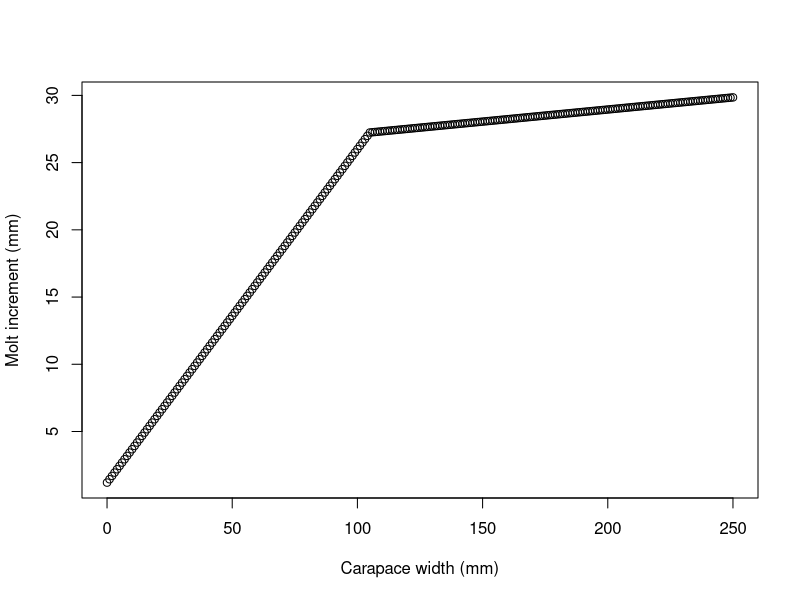
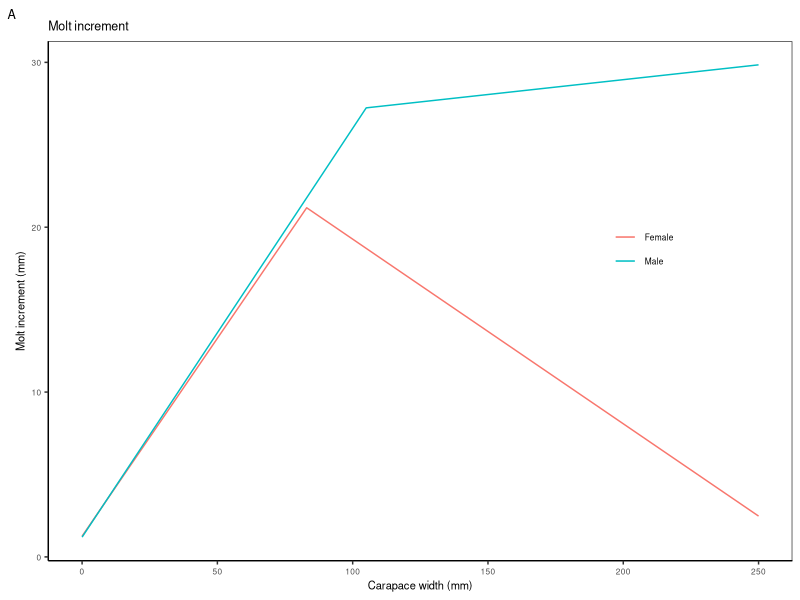
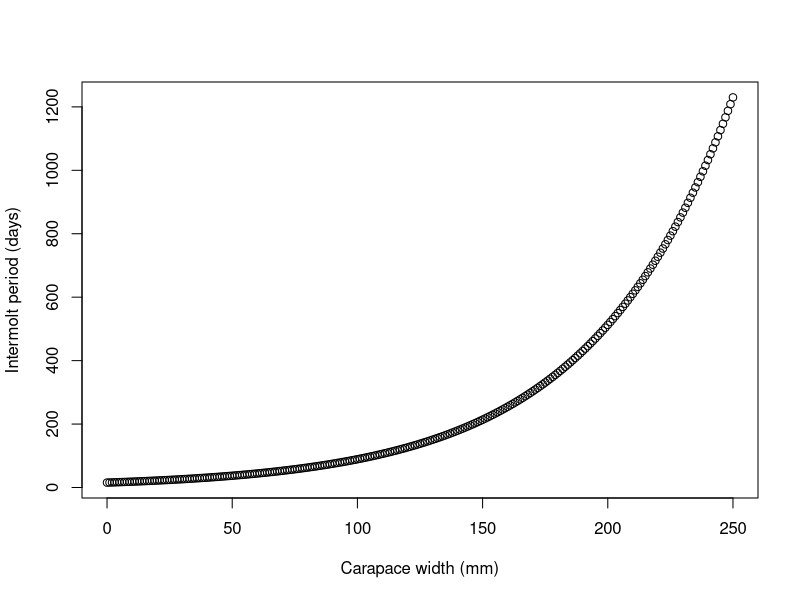
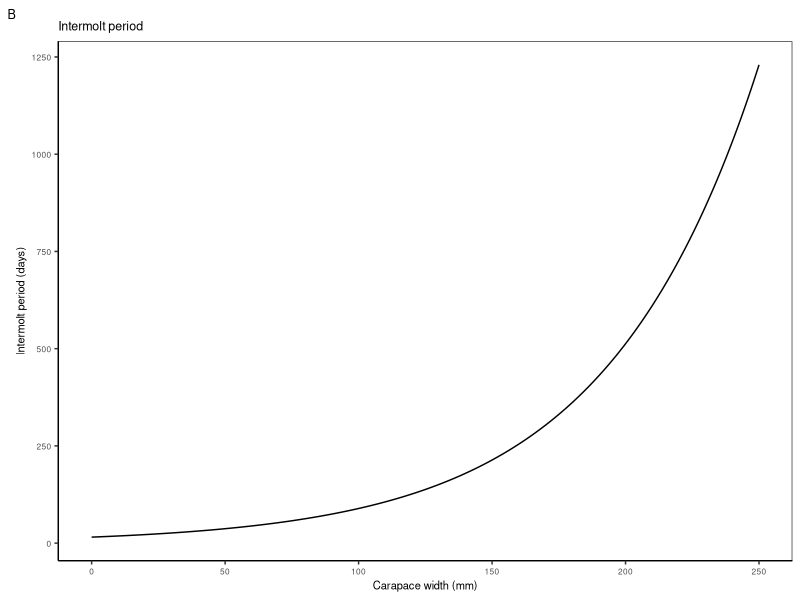
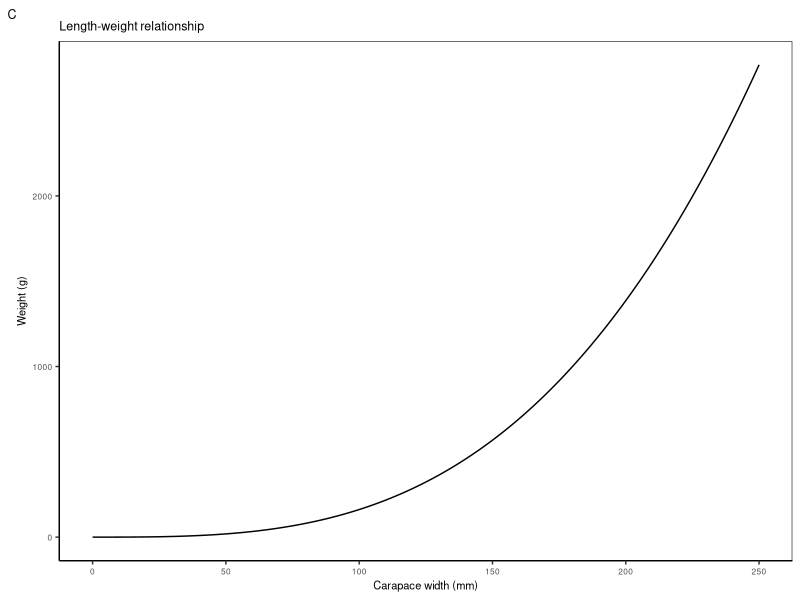

Write the R code that produced these figures, in order. (Note: this script raises an error after producing the figures.)

# Derives length- and weight-at-age relationships for Dungeness crab
################################################################################

# Length-at-age
#####################################
# Wainwright, T. C., & Armstrong, D. A. (1993). Growth patterns in the Dungeness crab (Cancer magister Dana): 
# synthesis of data and comparison of models. Journal of Crustacean Biology, 13(1), 36-50.

# Average size at age projections based on:
# 1) Bent-line model for MI (molt increment) - Somerton (1980)
# 2) Degree-day model for IP (intermolt period) 

# 1) Bent-line model for MI (molt increment)
# MI (mm) = a + b * CW - c * CW' 
# CW = carapace width (mm), CW'  = max(0, CW - CW*), CW* is inflection point

# Male (Butler 1961, "study d"): a=1.20, b=0.248, c=0.230, X*=105
# Female (Butler 1961, "study d"): a=1.26, b=0.240, c=0.352, X*=83
# Average (Wainwright & Armstrong 1993 judgement): a=1.3, b=0.23, c=0.22, and X*=105

# 2) Degree-day model for IP (intermolt period) - Curry and Feldman (1987)
# log(IP * T') = a + b*CW so...
# IP (days) = exp(a + b*CW) / T'
#      {0,          T < Tmin
# T' = {T-Tmin,     Tmin < T < Tmax
#      {Tmax-Tmin,  Tmax < T
# Average (Wainwright & Armstrong 1993 judgement): Tmin=1.13, Tmax=13.44, a=5.25, b=0.0175


# Setup
################################################################################

# Clear workspace
rm(list = ls())

# Packages
library(tidyverse)

# Directories
datadir <- "data/life_history/data"
plotdir <- "data/life_history/figures"

# Setup theme
my_theme <- theme(axis.text=element_text(size=6),
                  axis.title=element_text(size=8),
                  plot.title=element_text(size=9),
                  plot.tag=element_text(size=9),
                  legend.text=element_text(size=6),
                  legend.title=element_blank(),
                  panel.grid.major = element_blank(), 
                  panel.grid.minor = element_blank(),
                  panel.background = element_blank(), 
                  axis.line = element_line(colour = "black"))


# Derive molt increments and intermolt periods
################################################################################

# Calculate molt increment
# a=1.3; b=0.23; c=0.22; xstar=105; width_mm=0
calc_molt_increment <- function(a=1.3, b=0.23, c=0.22, xstar=105, width_mm){
  width_mm_hat <- max(0, width_mm - xstar)
  molt_inc_mm <- a + b*width_mm - c*width_mm_hat
  return(molt_inc_mm)
}

# Check and plot
# Male (Butler 1961, "study d"): a=1.20, b=0.248, c=0.230, X*=105
# Female (Butler 1961, "study d"): a=1.26, b=0.240, c=0.352, X*=83
# Average (Wainwright & Armstrong 1993 judgement): a=1.3, b=0.23, c=0.22, and X*=105
cw <- seq(0, 250, 1)
mi_m <- sapply(cw, function(x) calc_molt_increment(a=1.20, b=0.248, c=0.230, xstar=105, width_mm=x))
mi_f <- sapply(cw, function(x) calc_molt_increment(a=1.26, b=0.240, c=0.352, xstar=83, width_mm=x))
mi_avg <- sapply(cw, function(x) calc_molt_increment(a=1.3, b=0.23, c=0.22, xstar=105, width_mm=x))
plot(mi_m ~ cw, xlab="Carapace width (mm)", ylab="Molt increment (mm)")

# Build merged data
mi_data <- tibble(cw_mm=cw, Male=mi_m, Female=mi_f) %>% 
  gather(key="sex", value="mi_mm", 2:3) 

# Plot merged data
g1 <- ggplot(mi_data, aes(x=cw_mm, y=mi_mm, color=sex)) +
  geom_line() +
  labs(x="Carapace width (mm)", y="Molt increment (mm)", title="Molt increment", tag="A") +
  scale_color_discrete(name="Sex") +
  theme_bw() + my_theme + theme(legend.position=c(0.8,0.6),
                                legend.background = element_rect(fill=alpha('blue', 0)))
g1

# Calculate molt intermolt period
# tmin_c=1.13; tmax_c=13.44; a=5.25; b=0.0175; width_mm=80; temp_c=15
calc_im_period <- function(tmin_c=1.13, tmax_c=13.44, a=5.25, b=0.0175, width_mm, temp_c){
  t_prime <- ifelse(temp_c < tmin_c, 0, 
                    ifelse(temp_c >= tmin_c & temp_c <= tmax_c, temp_c-tmin_c, tmax_c - tmin_c))
  ip_days <- exp(a+b*width_mm)/t_prime
  return(ip_days)
}

# Check and plot
ip_15c <- sapply(cw, function(x) calc_im_period(width_mm=x, temp_c=15))
plot(ip_15c ~ cw, xlab="Carapace width (mm)", ylab="Intermolt period (days)")

# Build merged data
ip_data <- tibble(cw_mm=cw, ip_days=ip_15c)

# Plot merged data
g2 <- ggplot(ip_data, aes(x=cw_mm, y=ip_days)) +
  geom_line() +
  labs(x="Carapace width (mm)", y="Intermolt period (days)", title="Intermolt period", tag="B") +
  theme_bw() + my_theme
g2


# Length-weight regression
################################################################################

# Parameters (Zhang et al. 2004)
a <- 0.000102
b <- 3.10
wt_g <- a*cw^b

# Build merged data
lw_data <- tibble(cw_mm=cw, weight_g=wt_g)

# Plot merged data
g3 <- ggplot(lw_data, aes(x=cw_mm, y=wt_g)) +
  geom_line() +
  labs(x="Carapace width (mm)", y="Weight (g)", title="Length-weight relationship", tag="C") +
  theme_bw() + my_theme
g3



# Simulate growth
################################################################################

# Number of molts to simulate
nmolts <- 20

# Set initial size as post larval size
# From OPC doc: "Larval Dungeness Crab settle on the substrate 
# after 4 months and having reached an approximate size of 5 mm (Rasmuson 2013)."
cw_mm_init <- 5
cw_mm_vec_m <- cw_mm_vec_f <- seq(0, 5, length.out=4*30)

# Loop through molts
for(i in 1:nmolts){
  
  # Male crabs
  cw_mm_now_m <- cw_mm_vec_m[length(cw_mm_vec_m)]
  inc_mm_m <- calc_molt_increment(a=1.20, b=0.248, c=0.230, xstar=105, width_mm=cw_mm_now_m)
  cw_mm_new_m <- cw_mm_now_m + inc_mm_m
  ip_days_m <- calc_im_period(width_mm=cw_mm_new_m, temp_c = 12) %>% round()
  cw_mm_new_period_m <- rep(cw_mm_new_m, ip_days_m)
  cw_mm_vec_m <- c(cw_mm_vec_m, cw_mm_new_period_m)
  
  # Female crabs
  cw_mm_now_f <- cw_mm_vec_f[length(cw_mm_vec_f)]
  inc_mm_f <- calc_molt_increment(a=1.26, b=0.240, c=0.352, xstar=83, width_mm=cw_mm_now_f)
  cw_mm_new_f <- cw_mm_now_f + inc_mm_f
  ip_days_f <- calc_im_period(width_mm=cw_mm_new_f, temp_c = 12) %>% round()
  cw_mm_new_period_f <- rep(cw_mm_new_f, ip_days_f)
  cw_mm_vec_f <- c(cw_mm_vec_f, cw_mm_new_period_f)
  
}


# Merge data
vonb_df <- rbind(tibble(sex="Male", cw_mm=cw_mm_vec_m),
                 tibble(sex="Female", cw_mm=cw_mm_vec_f)) %>% 
  group_by(sex) %>% 
  mutate(day=1:n(),
         age_yr=day/365,
         age_yr_int=ceiling(age_yr),
         weight_g=0.000102*cw_mm^3.10,
         weight_kg=weight_g/1000) %>% 
  filter(age_yr_int<=10) %>% 
  ungroup()

# Calculate stats
vonb_stats <- vonb_df %>% 
  group_by(sex, age_yr_int) %>% 
  summarize(cw_mm=median(cw_mm),
            weight_g=median(weight_g))

# Export stats
write.csv(vonb_stats, file=file.path(datadir, "dcrab_length_weight_at_age.csv"), row.names=F)
write.csv(vonb_df, file=file.path(datadir, "dcrab_length_weight_at_age_detailed.csv"), row.names=F)


# Plot length-at-age
g4 <- ggplot(vonb_df, aes(x=age_yr, y=cw_mm, color=sex)) +
  geom_line() +
  geom_point(data=vonb_stats, mapping=aes(x=age_yr_int-0.5, y=cw_mm, fill=sex), 
             shape=21, color="black", show.legend=FALSE) +
  labs(x="Age (yr)", y="Carapace width (mm)",title="Width-at-age", tag="D") +
  scale_color_discrete(name="Sex") +
  scale_x_continuous(breaks=0:10) +
  geom_hline(yintercept=159, linetype="dotted", lwd=0.3) +
  annotate("text", x=10, y=165, label="Legal size (6.25 in)", hjust=1, vjust=0, size=2) +
  theme_bw() + my_theme + theme(legend.position=c(0.8,0.2),
                                legend.background = element_rect(fill=alpha('blue', 0)))
g4

# Plot weight-at-age
g5 <- ggplot(vonb_df, aes(x=age_yr, y=weight_g, color=sex)) +
  geom_line() +
  geom_point(data=vonb_stats, mapping=aes(x=age_yr_int-0.5, y=weight_g, fill=sex), 
             shape=21, color="black", show.legend=FALSE) +
  labs(x="Age (yr)", y="Weight (g)", title="Weight-at-age", tag="E") +
  scale_color_discrete(name="Sex") +
  scale_x_continuous(breaks=0:10) +
  theme_bw() + my_theme + theme(legend.position=c(0.8,0.2),
                                legend.background = element_rect(fill=alpha('blue', 0)))
g5


# Build and export figure
################################################################################

# Packages
library(grid)
library(gridExtra)

# Arrange and save
g <- grid.arrange(g1, g2, g3, g4, g5, 
                  layout_matrix = rbind(c(1,1,2,2,3,3),
                                        c(4,4,4,5,5,5)))

g

# Export figure
ggsave(g, filename=file.path(plotdir, "figure_dcrab_growth_by_sex.png"), 
       width=6.5, height=5, units="in", dpi=600)



